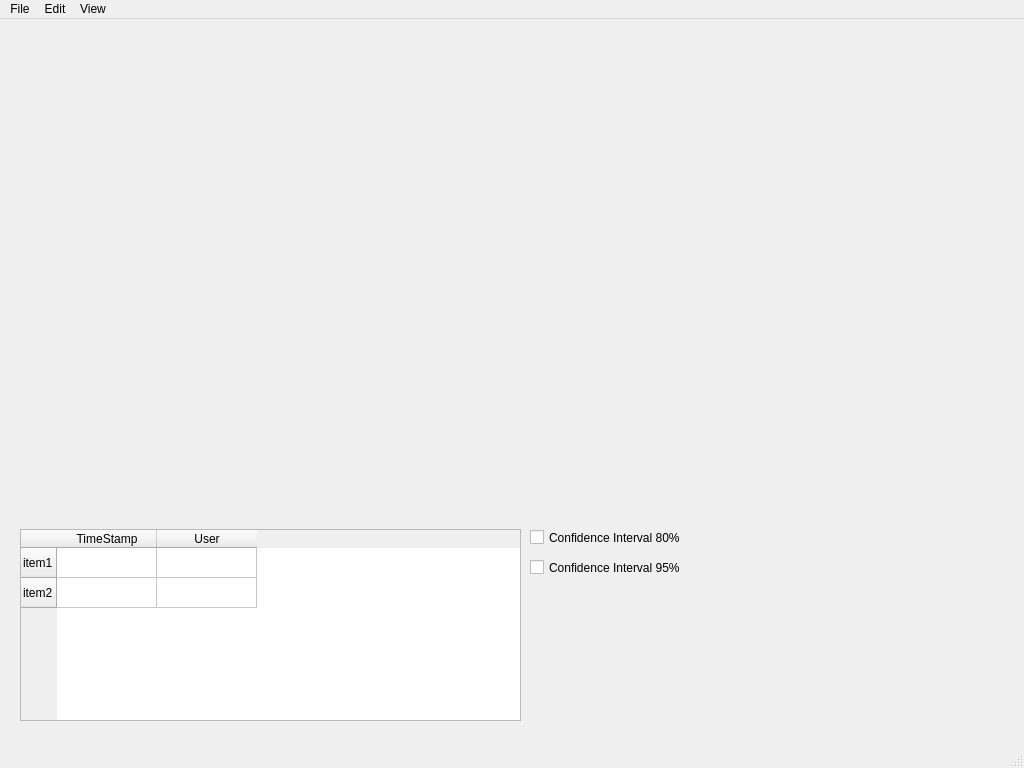
<?xml version="1.0" encoding="UTF-8"?>
<ui version="4.0">
 <class>MainWindow</class>
 <widget class="QMainWindow" name="MainWindow">
  <property name="geometry">
   <rect>
    <x>0</x>
    <y>0</y>
    <width>1024</width>
    <height>768</height>
   </rect>
  </property>
  <property name="windowTitle">
   <string>dataConsultant</string>
  </property>
  <property name="windowIcon">
   <iconset>
    <normaloff>../../../HTI Lab/Wiki/Logo/SVG/logo5LTR-TiltDark2.png</normaloff>../../../HTI Lab/Wiki/Logo/SVG/logo5LTR-TiltDark2.png</iconset>
  </property>
  <property name="windowOpacity">
   <double>1.000000000000000</double>
  </property>
  <property name="iconSize">
   <size>
    <width>24</width>
    <height>24</height>
   </size>
  </property>
  <property name="toolButtonStyle">
   <enum>Qt::ToolButtonTextOnly</enum>
  </property>
  <property name="tabShape">
   <enum>QTabWidget::Rounded</enum>
  </property>
  <widget class="QWidget" name="centralwidget">
   <widget class="QTableWidget" name="tableWidget">
    <property name="geometry">
     <rect>
      <x>20</x>
      <y>510</y>
      <width>501</width>
      <height>192</height>
     </rect>
    </property>
    <property name="sizePolicy">
     <sizepolicy hsizetype="Fixed" vsizetype="Fixed">
      <horstretch>200</horstretch>
      <verstretch>50</verstretch>
     </sizepolicy>
    </property>
    <property name="frameShape">
     <enum>QFrame::StyledPanel</enum>
    </property>
    <property name="frameShadow">
     <enum>QFrame::Sunken</enum>
    </property>
    <property name="lineWidth">
     <number>5</number>
    </property>
    <row>
     <property name="text">
      <string>item1</string>
     </property>
    </row>
    <row>
     <property name="text">
      <string>item2</string>
     </property>
    </row>
    <column>
     <property name="text">
      <string>TimeStamp</string>
     </property>
    </column>
    <column>
     <property name="text">
      <string>User</string>
     </property>
    </column>
   </widget>
   <widget class="QCheckBox" name="ci80">
    <property name="geometry">
     <rect>
      <x>530</x>
      <y>510</y>
      <width>151</width>
      <height>17</height>
     </rect>
    </property>
    <property name="text">
     <string>Confidence Interval 80%</string>
    </property>
   </widget>
   <widget class="QCheckBox" name="ci95">
    <property name="geometry">
     <rect>
      <x>530</x>
      <y>540</y>
      <width>151</width>
      <height>17</height>
     </rect>
    </property>
    <property name="text">
     <string>Confidence Interval 95%</string>
    </property>
   </widget>
  </widget>
  <widget class="QMenuBar" name="menubar">
   <property name="geometry">
    <rect>
     <x>0</x>
     <y>0</y>
     <width>1024</width>
     <height>21</height>
    </rect>
   </property>
   <widget class="QMenu" name="menuFile">
    <property name="title">
     <string>File</string>
    </property>
   </widget>
   <widget class="QMenu" name="menuEdit">
    <property name="title">
     <string>Edit</string>
    </property>
   </widget>
   <widget class="QMenu" name="menuView">
    <property name="title">
     <string>View</string>
    </property>
   </widget>
   <addaction name="menuFile"/>
   <addaction name="menuEdit"/>
   <addaction name="menuView"/>
  </widget>
  <widget class="QStatusBar" name="statusBar"/>
 </widget>
 <tabstops>
  <tabstop>tableWidget</tabstop>
  <tabstop>ci80</tabstop>
  <tabstop>ci95</tabstop>
 </tabstops>
 <resources/>
 <connections/>
</ui>
